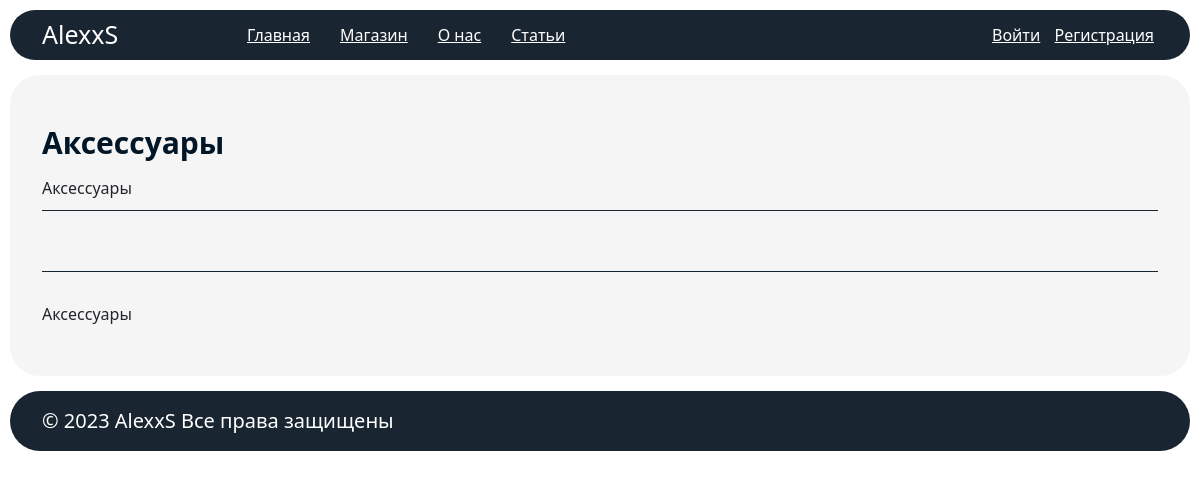
/shop/category/accessories/, run on an earlier commit of the app's database.
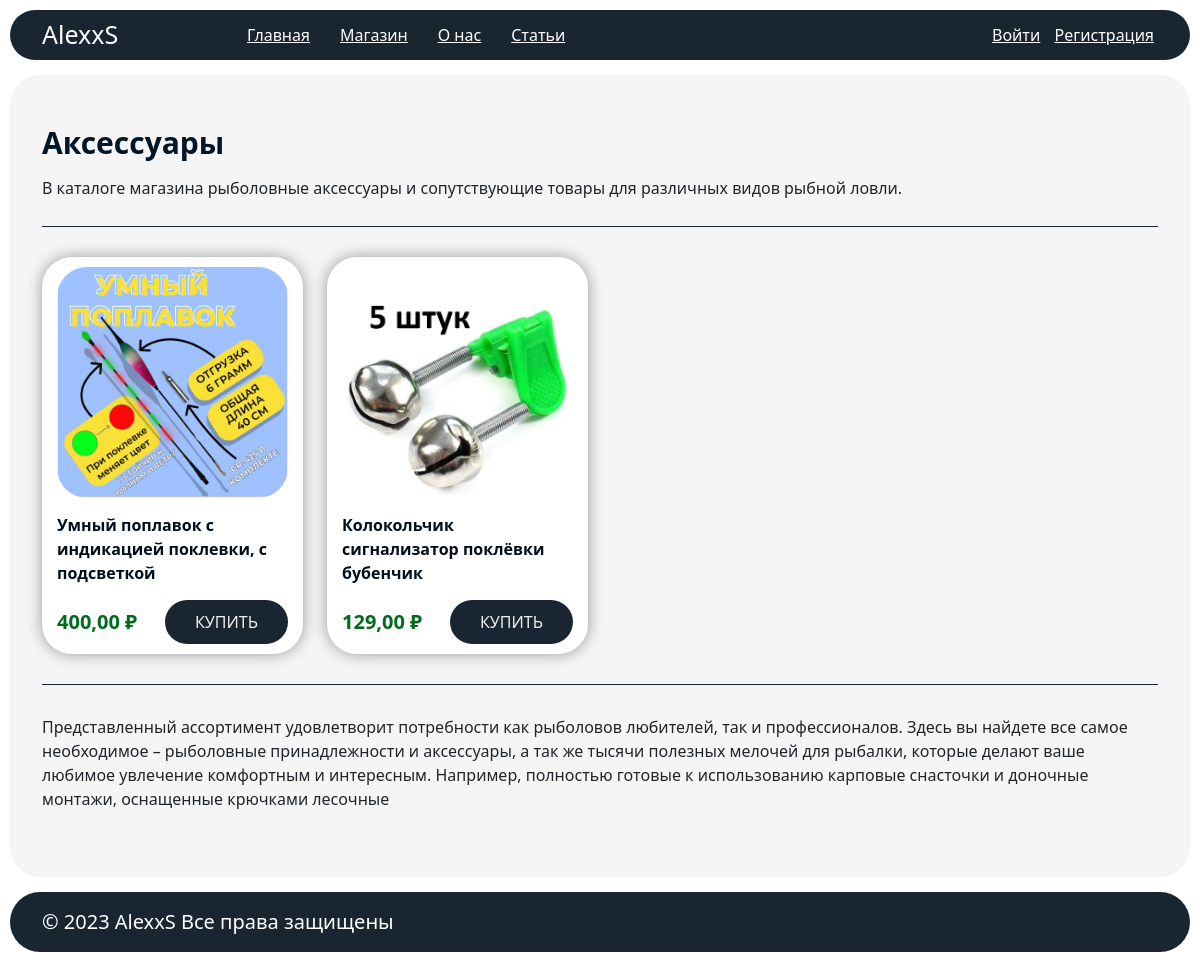
And on a later commit of the database.
### shopapp/models.py (models this page shows, shortened)
class Category(models.Model):
    name = models.CharField(max_length=150, verbose_name="Название", default="")
    slug = models.SlugField(unique=True, verbose_name="Символьный код", default="", blank=True)
    h1 = models.CharField(max_length=150, verbose_name="Заголовок H1", default="")
    parent = models.ForeignKey('self', verbose_name="Родитель", null=True, blank=True, on_delete=models.CASCADE)
    announce = models.TextField(max_length=500, verbose_name="Краткое описание", default="")
    description = models.TextField(max_length=10000, verbose_name="Описание", default="")
    seo_title = models.CharField(max_length=150, verbose_name="Seo Title", default="")
    seo_description = models.TextField(max_length=500, verbose_name="Seo Description", default="")
    seo_keywords = models.CharField(max_length=100, verbose_name="Seo Keywords", default="")
    class Meta:
        verbose_name = "категорию"
        verbose_name_plural = "категории"

class Product(models.Model):
    name = models.CharField(max_length=150, verbose_name="Название", default="")
    slug = models.SlugField(unique=True, verbose_name="Символьный код", default="", blank=True)
    image = models.ImageField(upload_to='static/images/products/', default="", blank=True)
    h1 = models.CharField(max_length=150, verbose_name="Заголовок H1", default="", blank=True)
    price = models.DecimalField(verbose_name="Цена", max_digits=10, decimal_places=2, null=False, blank=False)
    category_id = models.ForeignKey(Category, verbose_name="Категории", on_delete=models.SET_DEFAULT, default="")
    announce = models.TextField(max_length=500, verbose_name="Краткое описание", default="", blank=True)
    description = models.TextField(verbose_name="Описание", default="", blank=True)
    characteristics = JSONField(default=list, verbose_name="Характеристики")
    seo_title = models.CharField(max_length=150, verbose_name="Seo Title", default="", blank=True)
    seo_description = models.TextField(max_length=500, verbose_name="Seo Description", default="", blank=True)
    seo_keywords = models.CharField(max_length=100, verbose_name="Seo Keywords", default="", blank=True)
    class Meta:
        verbose_name = "товар"
        verbose_name_plural = "товары"

### shopapp/views.py (the view)
# urls.py: path('category/<slug:slug>/', views.detail_category, name='detail_category'),
def detail_category(request, slug):
    category = get_object_or_404(Category, slug=slug)
    categories = Category.objects.filter(parent_id=category.pk)
    products = Product.objects.filter(category_id=category.pk)
    return render(request, template_name="detail_category.html",
                  context={"categories": categories,
                           "products": products,
                           "category": category})

### templates/detail_category.html (shortened to what this page needs)
{% extends "base.html" %}
{% block content %}
    <section class="main__content">
        <div class="container">
            <h1>{% if category.h1 %}{{ category.h1 }}{% else %}{{ category.name }}{% endif %}</h1>
            <div class="top__text">{{ category.announce|safe }}</div>
            <div class="product__list">
                <div class="row">
                    {% for product in products %}
                        <div class="col-md-3">
                            <div class="item">
                                <div class="image"><img src="{{ product.image.url }}" alt="{{ product.name }}"></div>
                                <div class="title"><a
                                        href="{% url "detail_product" slug=product.slug %}">{{ product.name }}</a></div>
                                <div class="price__block">
                                    <div class="price">{{ product.price }} ₽</div>
                                    <div class="button">Купить</div>
                                </div>
                            </div>
                        </div>
                    {% endfor %}
                </div>
            </div>
            <div class="bottom__text">{{ category.description|safe }}</div>
        </div>
    </section>
{% endblock %}

### templates/base.html (shortened to what this page needs)
{% load static %}
<!DOCTYPE html>
<html lang="en">
<head>
    <link rel="stylesheet" type="text/css" href="{% static 'css/bootstrap.min.css' %}"/>
    <link rel="stylesheet" type="text/css" href="{% static 'css/style.css' %}"/>
</head>
<body>
<header>
    <div class="container">
        <div class="row align-items-center">
            <div class="col-md-2">
                <div class="logo"><a href="{% url 'index' %}">AlexxS</a></div>
            </div>
            <div class="col-md-8">
                <nav class="navbar align-items-center justify-content-start">
                    <a class="nav-item" href="{% url 'index' %}">Главная</a>
                    <a class="nav-item" href="{% url 'index_shop' %}">Магазин</a>
                    <a class="nav-item" href="{% url 'about' %}">О нас</a>
                    <a class="nav-item" href="{% url 'blog_index' %}">Статьи</a>
                </nav>
            </div>
            <div class="col-md-2">
                <div class="user_links">
                    <a class="auth__link" href="">Войти</a> /
                    <a class="register__link" href="">Регистрация</a>
                </div>
            </div>
        </div>
    </div>
</header>
{% block content %}{% endblock %}
<footer>
    <div class="container">
        <div class="copyright">&copy; 2023 AlexxS Все права защищены</div>
    </div>
</footer>
</body>
</html>

### static/css/style.css (style rules this page uses)
body { padding: 10px; }
h1, h2, h3, h4, h5, h6 { margin-bottom: 15px; color: #011627; font-weight: bold; }
h1 { font-size: 30px; }
img { max-width: 100%; }
header { background: rgba(1, 14, 26, 0.9);; border-radius: 30px; padding: 5px 0px; }
footer { background: rgba(1, 14, 26, 0.9);; border-radius: 30px; padding: 15px 0; color: #fff; font-size: 20px; }
header a { color: #fff; }
header .logo a { text-decoration: none; font-size: 25px; }
header .navbar a { padding: 0 15px; }
.main__content { padding: 50px 0; background: #f5f5f5; border-radius: 30px; margin: 15px 0; }
.top__text { margin-bottom: 30px; padding-bottom: 10px; border-bottom: 1px solid rgba(1, 14, 26, 0.9); }
.product__list { margin-bottom: 30px; padding-bottom: 30px; border-bottom: 1px solid rgba(1, 14, 26, 0.9); }
.product__list .item { box-shadow: 0 0 15px rgba(1, 14, 26, 0.4); padding: 10px 15px; border-radius: 30px; background: #fff; }
.product__list .item .title a { display: block; margin-bottom: 15px; text-decoration: none; color: rgba(1, 14, 26, 1); font-size: 16px; font-weight: bold; }
.product__list .item .image { border-radius: 30px; overflow: hidden; margin-bottom: 15px; }
.product__list .item .price__block { display: flex; justify-content: space-between; align-items: center; }
.product__list .item .price__block .price { font-weight: bold; color: #006b1b; font-size: 20px; }
.product__list .item .price__block .button { text-align: center; padding: 10px 30px; color: #eee; text-transform: uppercase; background: rgba(1, 14, 26, 0.9); border-radius: 30px; cursor: pointer; }

What changed in the data, as far as the page shows it:
changed Category "Аксессуары": announce "Аксессуары" → "В каталоге магазина рыболовные аксессуары и сопутствующие товары для различных видов рыбной ловли."; description "Аксессуары" → "Представленный ассортимент удовлетворит потребности как рыболовов любителей, так и профессионалов. Здесь вы найдете все самое необходимое – рыболовные принадлежности и аксессуары, а так же тысячи полезных мелочей для рыбалки, которые делают ваше любимое увлечение комфортным и интересным. Например, полностью готовые к использованию карповые снасточки и доночные монтажи, оснащенные крючками лесочные"
now on this page (row edited): Product: image (picture), name "Умный поплавок с индикацией поклевки, с подсветкой", price "400,00"
added Product: image (picture), name "Колокольчик сигнализатор поклёвки бубенчик", price "129,00"
